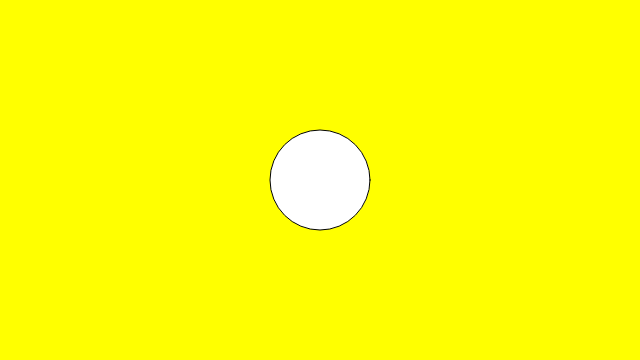
Frame 1 (no input)
Frame 60 (no input): identical to frame 1, image omitted
Frame 120 (the mouse pressed at the canvas centre since frame 60): identical to frame 1, image omitted

The p5.js sketch that drew this single still picture (run headless with seeded random() and noise() and a simulated clock; from frame 60 on, the mouse is pressed at the canvas centre):

// p5.js sketch
// ── sketch.js
function setup() {
    createCanvas(640,360);
}

function draw()  {
    background("yellow");
    ellipse(320,180,100);
}
// ── project.html
<!doctype html>
<html>
<head>
    <title>Projects</title>
     <link rel="stylesheet" type="text/css" href="style.css">
    <header>My Works
    </header>
    </head>
    <body>
                <nav>
            <a href="../about.html">About</a>
            <a href="../contact.html">Contact</a>
            <a href="../variables/selfportraitwithvariables.html">Variables</a>
            <a href="../interactive/interactive.html">Interactive</a>
            <a href="../logic/logic.html">Logic</a>
        </nav>
            <div id="container"><h1>Self Portrait</h1>
                <ul>
                    <li class="link"><a href="../index.html">Home</a>
                       </li>
                    </ul>
            </div>
        
        <script src="p5.min.js"></script>
        <script src="sketch.js"></script>
    	
    </body>
</html>
